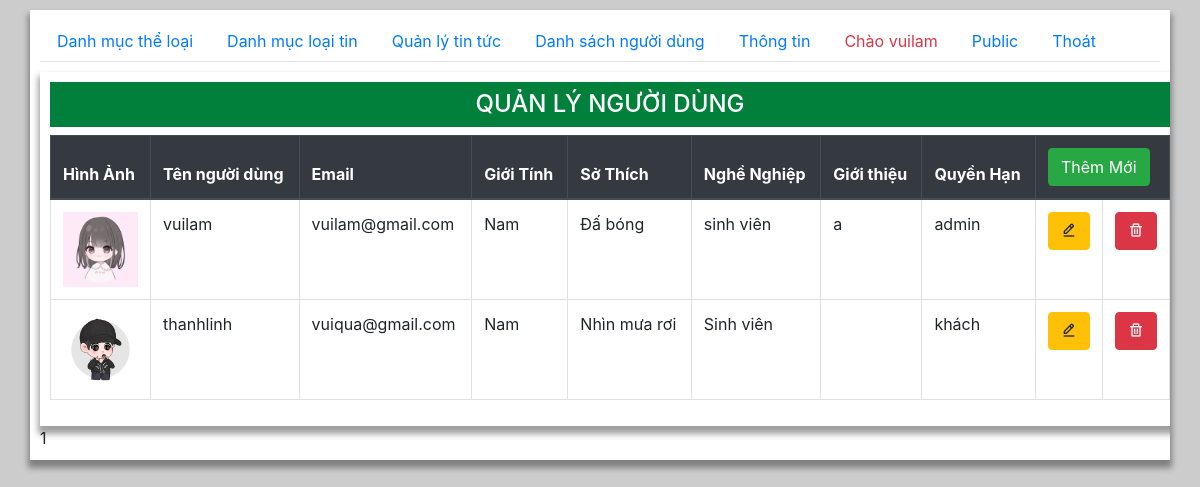
The app's page /webtonghop_ban-nang-cap/webtonghop_ban-nang-cap/admin/index.php?page=user (signed in) with its own data.
### tables this page shows
CREATE TABLE `users` (
  `user_id` int(11) NOT NULL,
  `user_name` varchar(100) DEFAULT NULL,
  `email` varchar(150) DEFAULT NULL,
  `password` varchar(50) DEFAULT NULL,
  `created_at` datetime DEFAULT NULL,
  `gt` varchar(10) DEFAULT NULL,
  `file_img` varchar(300) DEFAULT NULL,
  `hobby` varchar(100) DEFAULT NULL,
  `nghe_nghiep` varchar(100) DEFAULT NULL,
  `intro` longtext DEFAULT NULL,
  `group_id` tinyint(1) DEFAULT 0
);

### webtonghop_ban-nang-cap/webtonghop_ban-nang-cap/functions.php (called while the page is built, shortened)
<?php
  function executeResult($sql)  {
    $conn= new mysqli(DB_HOST,DB_USERNAME,DB_PASSWORD,DB_NAME);
    mysqli_set_charset($conn, "utf8");
    $result=mysqli_query($conn,$sql);
    $data=[];
    if($result!=null){
        while ($row=mysqli_fetch_assoc($result)) {
            $data[]=$row;
        }
    }
    return $data;
  }
?>

### webtonghop_ban-nang-cap/webtonghop_ban-nang-cap/admin/user.php (the view, shortened to what this page needs)
<?php
   require_once "../functions.php";
   $sql="SELECT * FROM users";
   $result=executeResult($sql);
?>
<div class="container">
    <h2 class="py-2 text-center h4 ">QUẢN LÝ NGƯỜI DÙNG</h2>
    <table class="table table-hover table-bordered">
    <thead  class="thead-dark" >
        <tr>
            <th style="width:100px">Hình Ảnh </th>
            <th>Tên người dùng</th>
            <th>Email</th>
            <th>Giới Tính</th>
            <th>Sở Thích</th>
            <th>Nghề Nghiệp</th>
            <th>Giới thiệu</th>
            <th>Quyền Hạn</th>
            <th colspan="2">
            <a class="btn btn-success" href="/admin/index.php?page=user_them_sua">Thêm Mới</a>
            </th>
        </tr>
    </thead>
    <tbody>
        <?php
            foreach ($result as $item) {
                $gt= $item['gt']?"Nữ":'Nam';
                $admin= $item['group_id']?"admin":'khách';
                echo "<tr>
                        <td>  <img  style=\"width:100%\"  src=\"$item[file_img]\" alt=\"\"></td>
                        <td>$item[user_name]</td>
                        <td>$item[email]</td>
                        <td>$gt</td>
                        <td>$item[hobby]</td>
                        <td>$item[nghe_nghiep]</td>
                        <td>$item[intro]</td>
                        <td>$admin</td>
                        <td style=\"width:60px\"><a href=\"./user_them_sua.php?idLT=$item[user_id]\"><button class=\"btn btn-warning\"><i class='bx bx-edit-alt'></i></button></a></td>
                        <td style=\"width:60px\"><button class=\"btn btn-danger\" onclick=\"deleteUser($item[user_id])\"><i class='bx bx-trash'></i></button></td>
                    </tr>";
            }
        ?>
    </tbody>
</table>
</div>

### webtonghop_ban-nang-cap/webtonghop_ban-nang-cap/admin/index.php (shortened to what this page needs)
<?php
require_once "../functions.php";
$page = $_GET['page'] ?? "theloai";
?>
<!DOCTYPE html>
<html lang="vi">
<head>
   <link href='https://unpkg.com/boxicons@2.0.9/css/boxicons.min.css' rel='stylesheet'>
   <link rel="stylesheet" href="https://maxcdn.bootstrapcdn.com/bootstrap/4.4.1/css/bootstrap.min.css">
   <link rel="stylesheet" href="./main.css">
</head>
<body>
   <div class="container">
   <?php require_once "menu.php";?>
   <div class="tab-content">
      <div class="tab-pane active" id="">
         <?= require_once "$page.php" ?>
      </div>
   </div>
   </div>
</body>
</html>

### webtonghop_ban-nang-cap/webtonghop_ban-nang-cap/admin/menu.php
<ul class="nav nav-tabs">
    <li class="nav-item">
    <a class="nav-link <?php if($page=='theloai') echo 'active'  ?>  " data-toggle="tab" href="index.php?page=theloai">Danh mục thể loại</a>
    </li>
    <li class="nav-item">
    <a class="nav-link"  <?php if($page=='loaitin') echo 'active'  ?>  data-toggle="tab" href="index.php?page=loaitin">Danh mục loại tin</a>
    </li>
    <li class="nav-item">
    <a class="nav-link" <?php if($page=='tin') echo 'active'  ?>  data-toggle="tab" href="index.php?page=tin">Quản lý tin tức </a>
    </li>
    <li class="nav-item">
    <a class="nav-link" <?php if($page=='user') echo 'active'  ?>  data-toggle="tab" href="index.php?page=user">Danh sách người dùng </a>
    </li>
    <li class="nav-item">
    <a class="nav-link" <?php if($page=='thongtin') echo 'active'  ?>  data-toggle="tab" href="index.php?page=thongtin">Thông tin </a>
    </li>
    <li class="nav-item">
        <a class="nav-link text-danger" href="#">Chào <?=$_SESSION['un']?></a>
    </li>
    <li class="nav-item">
        <a class="nav-link" href="../" target="public">Public</a>
    </li>
    <li class="nav-item">
    <a class="nav-link" data-toggle="tab" href="thoat.php">Thoát </a>
    </li>
</ul>

### webtonghop_ban-nang-cap/webtonghop_ban-nang-cap/admin/main.css (style rules this page uses)
body { width: 100%; min-height:100vh; background: #ccc; }
.container { margin: auto; margin-top: 10px; width: 1200px; padding: 10px; overflow: hidden; background: #fff; box-shadow: 0 6px 6px 2px rgba(0, 0, 0, 0.372) ; }
.container h2 { background: rgb(0, 128, 58); color: #fff; }
button { border: 1px double #333; border-radius: 3px; outline: none; }

### records on screen
users: file_img (picture), user_name "vuilam", email "vuilam@gmail.com", gt "Nam", hobby "Đấ bóng", nghe_nghiep "sinh viên", intro "a", group "admin"
users: file_img (picture), user_name "thanhlinh", email "vuiqua@gmail.com", gt "Nam", hobby "Nhìn mưa rơi", nghe_nghiep "Sinh viên", group "khách"

### other values on screen
$_SESSION['un'] "vuilam"
require_once "$page.php" "1"
